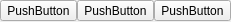
<?xml version="1.0" encoding="UTF-8"?>
<ui version="4.0">
 <class>Download_btns</class>
 <widget class="QWidget" name="Download_btns">
  <property name="geometry">
   <rect>
    <x>0</x>
    <y>0</y>
    <width>94</width>
    <height>22</height>
   </rect>
  </property>
  <property name="windowTitle">
   <string>Download_btns</string>
  </property>
  <layout class="QHBoxLayout" name="horizontalLayout">
   <property name="spacing">
    <number>0</number>
   </property>
   <property name="leftMargin">
    <number>0</number>
   </property>
   <property name="topMargin">
    <number>0</number>
   </property>
   <property name="rightMargin">
    <number>0</number>
   </property>
   <property name="bottomMargin">
    <number>0</number>
   </property>
   <item>
    <widget class="QToolButton" name="start">
     <property name="text">
      <string>PushButton</string>
     </property>
     <property name="icon">
      <iconset resource="firmware.qrc">
       <normaloff>:/operate/image/start.png</normaloff>:/operate/image/start.png</iconset>
     </property>
    </widget>
   </item>
   <item>
    <widget class="QToolButton" name="restart">
     <property name="text">
      <string>PushButton</string>
     </property>
     <property name="icon">
      <iconset resource="firmware.qrc">
       <normaloff>:/operate/image/restart.png</normaloff>:/operate/image/restart.png</iconset>
     </property>
    </widget>
   </item>
   <item>
    <widget class="QToolButton" name="reset">
     <property name="text">
      <string>PushButton</string>
     </property>
     <property name="icon">
      <iconset resource="firmware.qrc">
       <normaloff>:/operate/image/reset.png</normaloff>:/operate/image/reset.png</iconset>
     </property>
    </widget>
   </item>
  </layout>
 </widget>
 <layoutdefault spacing="6" margin="11"/>
 <resources>
  <include location="firmware.qrc"/>
 </resources>
 <connections/>
</ui>
